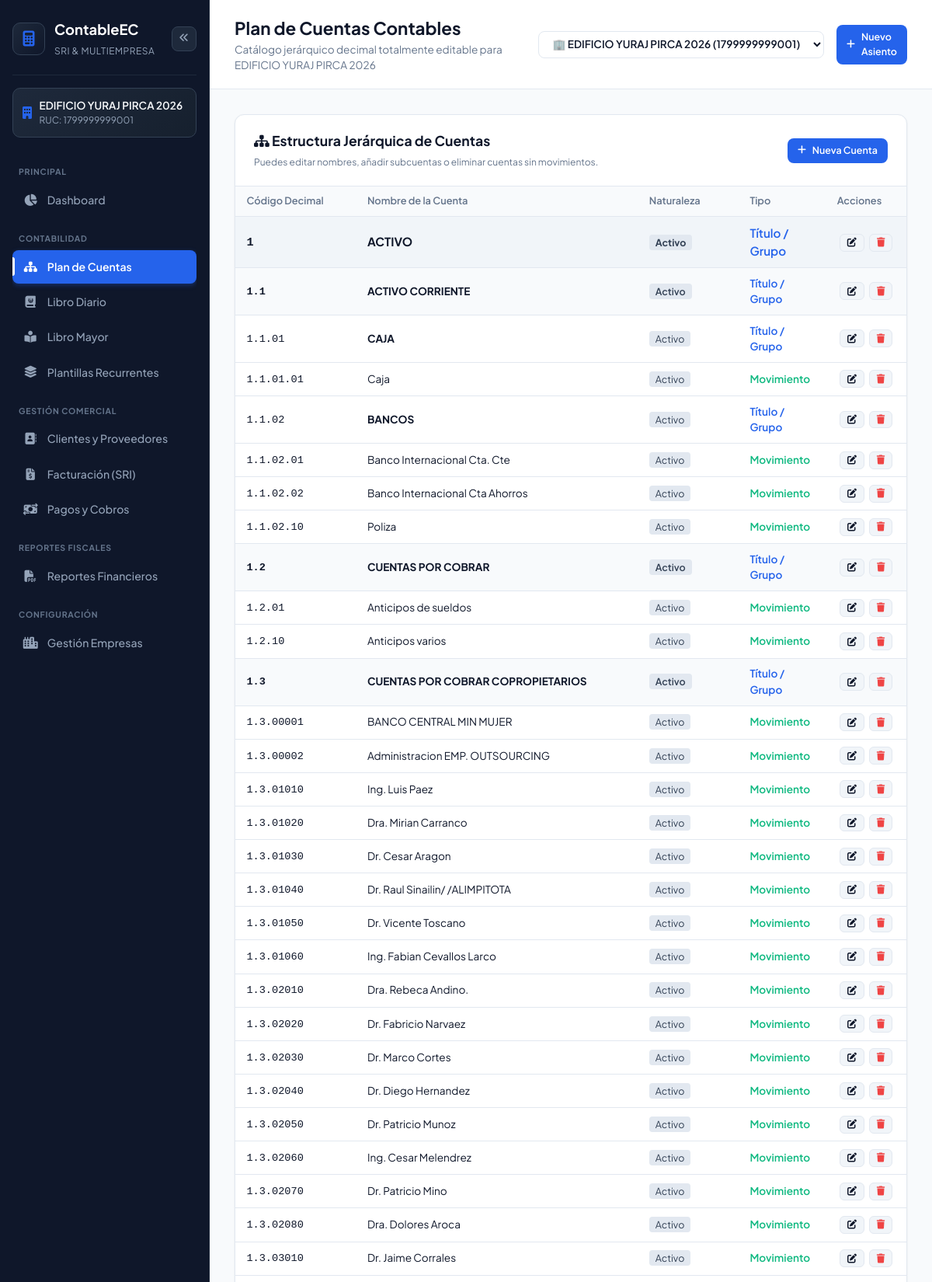
The page /accounting/accounts/ (signed in, upper part) on the database its author committed.
### apps/companies/models.py (models this page shows, shortened)
class Company(models.Model):
    name = models.CharField(max_length=200, verbose_name="Razón Social")
    trade_name = models.CharField(max_length=200, blank=True, null=True, verbose_name="Nombre Comercial")
    tax_id = models.CharField(max_length=20, unique=True, verbose_name="Identificación Fiscal / RUC")
    address = models.TextField(verbose_name="Dirección Matriz")
    phone = models.CharField(max_length=50, blank=True, null=True, verbose_name="Teléfono")
    email = models.EmailField(verbose_name="Correo Electrónico")
    is_accounting_required = models.BooleanField(default=True, verbose_name="Obligado a llevar Contabilidad")
    special_taxpayer_resolution = models.CharField(max_length=50, blank=True, null=True, verbose_name="Resolución Contribuyente Especial")
    is_rimpe = models.BooleanField(default=False, verbose_name="Régimen RIMPE")
    logo = models.ImageField(upload_to='companies/logos/', blank=True, null=True, verbose_name="Logo de la Empresa")
    is_active = models.BooleanField(default=True, verbose_name="Empresa Activa")
    created_at = models.DateTimeField(auto_now_add=True)
    updated_at = models.DateTimeField(auto_now=True)
    class Meta:
        verbose_name = "Empresa"
        verbose_name_plural = "Empresas"
        ordering = ['name']

### apps/accounting/models.py (models this page shows, shortened)
class Account(models.Model):
    ACCOUNT_TYPES = [
        ('ASSET', 'Activo'),
        ('LIABILITY', 'Pasivo'),
        ('EQUITY', 'Patrimonio'),
        ('INCOME', 'Ingresos'),
        ('EXPENSE', 'Gastos'),
    ]
    ACCOUNT_KINDS = [
        ('CONTROL', 'Título / Agrupadora'),
        ('MOVEMENT', 'Movimiento / Detalle'),
    ]
    company = models.ForeignKey(Company, on_delete=models.CASCADE, related_name='accounts')
    code = models.CharField(max_length=50, verbose_name="Código Decimal (ej: 1.1.01.001)")
    name = models.CharField(max_length=200, verbose_name="Nombre de la Cuenta")
    account_type = models.CharField(max_length=20, choices=ACCOUNT_TYPES, verbose_name="Naturaleza de Cuenta")
    kind = models.CharField(max_length=20, choices=ACCOUNT_KINDS, default='MOVEMENT', verbose_name="Tipo de Cuenta")
    parent = models.ForeignKey('self', on_delete=models.CASCADE, null=True, blank=True, related_name='children', verbose_name="Cuenta Padre")
    is_active = models.BooleanField(default=True, verbose_name="Activa")
    class Meta:
        verbose_name = "Cuenta Contable"
        verbose_name_plural = "Cuentas Contables"
        unique_together = ('company', 'code')
        ordering = ['code']
    @property
    def level(self):
        return len(self.code.split('.'))

### apps/accounting/views.py (the view)
# urls.py: path('accounting/accounts/', acc_views.account_list, name='account_list'),
@login_required(login_url='login')
def account_list(request):
    company = getattr(request, 'company', None)
    if not company:
        messages.warning(request, "Por favor seleccione o cree una empresa activa.")
        return redirect('company_create')
    accounts = Account.objects.filter(company=company).order_by('code')
    return render(request, 'accounting/account_list.html', {
        'company': company,
        'accounts': accounts
    })

### apps/companies/context_processors.py (called while the page is built)
def company_context(request):
    if request.user.is_authenticated:
        permissions = CompanyUserPermission.objects.select_related('company').filter(
            user=request.user, company__is_active=True, is_active=True
        )
        roles = {p.role for p in permissions}
        if request.user.is_superuser or 'ADMIN' in roles or 'ACCOUNTANT' in roles:
            all_companies = list(Company.objects.filter(is_active=True))
        elif permissions:
            all_companies = [p.company for p in permissions]
        else:
            all_companies = list(Company.objects.filter(is_active=True))
    else:
        all_companies = list(Company.objects.filter(is_active=True))
    return {
        'all_companies': all_companies,
    }

### templates/accounting/account_list.html (shortened to what this page needs)
{% extends "base.html" %}
{% block header_title %}Plan de Cuentas Contables{% endblock %}
{% block header_subtitle %}Catálogo jerárquico decimal totalmente editable para {{ company.name }}{% endblock %}
{% block content %}
<div class="table-card">
    <div class="table-header">
        <div>
            <h3><i class="fa-solid fa-sitemap text-primary"></i> Estructura Jerárquica de Cuentas</h3>
            <span class="font-xs text-secondary">Puedes editar nombres, añadir subcuentas o eliminar cuentas sin movimientos.</span>
        </div>
        <div class="flex gap-sm">
            <a href="{% url 'account_create' %}" class="btn btn-primary btn-sm">
                <i class="fa-solid fa-plus"></i> Nueva Cuenta
            </a>
        </div>
    </div>
    {% if accounts %}
        <table class="custom-table tree-table">
            <thead>
                <tr>
                    <th class="col-18">Código Decimal</th>
                    <th class="col-42">Nombre de la Cuenta</th>
                    <th class="col-15">Naturaleza</th>
                    <th class="col-13">Tipo</th>
                    <th class="col-12 text-right">Acciones</th>
                </tr>
            </thead>
            <tbody>
                {% for acc in accounts %}
                    <tr class="tree-level-{{ acc.level }}">
                        <td><code>{{ acc.code }}</code></td>
                        <td>
                            {% if acc.kind == 'CONTROL' %}
                                <strong>{{ acc.name }}</strong>
                            {% else %}
                                {{ acc.name }}
                            {% endif %}
                        </td>
                        <td>
                            <span class="badge badge-gray">{{ acc.get_account_type_display }}</span>
                        </td>
                        <td>
                            {% if acc.kind == 'CONTROL' %}
                                <span class="text-accent font-semibold">Título / Grupo</span>
                            {% else %}
                                <span class="text-success font-semibold">Movimiento</span>
                            {% endif %}
                        </td>
                        <td class="actions-cell">
                            <a href="{% url 'account_edit' acc.id %}" class="btn btn-secondary btn-sm btn-icon" title="Editar Cuenta">
                                <i class="fa-solid fa-pen-to-square"></i>
                            </a>
                            <form method="POST" action="{% url 'account_delete' acc.id %}" onsubmit="return confirm('¿Está seguro de eliminar la cuenta {{ acc.code }} - {{ acc.name }}?');">
                                <button type="submit" class="btn btn-secondary btn-sm btn-icon" title="Eliminar Cuenta">
                                    <i class="fa-solid fa-trash text-danger"></i>
                                </button>
                            </form>
                        </td>
                    </tr>
                {% endfor %}
            </tbody>
        </table>
    {% endif %}
</div>
{% endblock %}

### templates/base.html (shortened to what this page needs)
<!DOCTYPE html>
<html lang="es">
<head>
    <link rel="stylesheet" href="/static/vendor/fonts/fonts.css">
    <link rel="stylesheet" href="/static/vendor/fontawesome/css/all.min.css">
    <link rel="stylesheet" href="/static/css/style.css?v=17">
</head>
<body>
    <div class="app-layout">
        <aside class="sidebar">
            <div class="sidebar-header">
                <div class="logo-box">
                    <i class="fa-solid fa-calculator text-primary"></i>
                </div>
                <div class="logo-text">
                    <span class="brand-title">ContableEC</span>
                    <span class="brand-subtitle">SRI & Multiempresa</span>
                </div>
                <button type="button" id="sidebarToggle" class="sidebar-toggle" title="Minimizar menú">
                    <i class="fa-solid fa-angles-left"></i>
                </button>
            </div>
            <div class="active-company-card">
                {% if request.company %}
                    <div class="company-badge">
                        <i class="fa-solid fa-building text-accent"></i>
                        <div class="company-info">
                            <span class="company-name" title="{{ request.company.name }}">{{ request.company.name }}</span>
                            <span class="company-taxid">RUC: {{ request.company.tax_id }}</span>
                        </div>
                    </div>
                {% else %}
                    <div class="company-badge alert-badge">
                        <i class="fa-solid fa-triangle-exclamation"></i>
                        <span>Sin Empresa Seleccionada</span>
                    </div>
                {% endif %}
            </div>
            <nav class="sidebar-nav">
                <div class="nav-section-label">PRINCIPAL</div>
                <a href="{% url 'dashboard' %}" title="Dashboard" class="nav-link {% if request.resolver_match.url_name == 'dashboard' %}active{% endif %}">
                    <i class="fa-solid fa-chart-pie"></i>
                    <span>Dashboard</span>
                </a>
                <div class="nav-section-label">CONTABILIDAD</div>
                <a href="{% url 'account_list' %}" title="Plan de Cuentas" class="nav-link {% if 'account' in request.resolver_match.url_name %}active{% endif %}">
                    <i class="fa-solid fa-sitemap"></i>
                    <span>Plan de Cuentas</span>
                </a>
                <a href="{% url 'journal_entry_list' %}" title="Libro Diario" class="nav-link {% if 'journal' in request.resolver_match.url_name %}active{% endif %}">
                    <i class="fa-solid fa-book-journal-whills"></i>
                    <span>Libro Diario</span>
                </a>
                <a href="{% url 'ledger' %}" title="Libro Mayor" class="nav-link {% if 'ledger' in request.resolver_match.url_name %}active{% endif %}">
                    <i class="fa-solid fa-book-open-reader"></i>
                    <span>Libro Mayor</span>
                </a>
                <a href="{% url 'template_list' %}" title="Plantillas de Asientos Recurrentes" class="nav-link {% if 'template' in request.resolver_match.url_name %}active{% endif %}">
                    <i class="fa-solid fa-layer-group"></i>
                    <span>Plantillas Recurrentes</span>
                </a>
                <div class="nav-section-label">GESTIÓN COMERCIAL</div>
                <a href="{% url 'contact_list' %}" title="Clientes y Proveedores" class="nav-link {% if 'contact' in request.resolver_match.url_name %}active{% endif %}">
                    <i class="fa-solid fa-address-book"></i>
                    <span>Clientes y Proveedores</span>
                </a>
                <a href="{% url 'invoice_list' %}" title="Facturación (SRI)" class="nav-link {% if 'invoice' in request.resolver_match.url_name %}active{% endif %}">
                    <i class="fa-solid fa-file-invoice-dollar"></i>
                    <span>Facturación (SRI)</span>
                </a>
                <a href="{% url 'payment_list' %}" title="Pagos y Cobros" class="nav-link {% if 'payment' in request.resolver_match.url_name %}active{% endif %}">
                    <i class="fa-solid fa-money-bill-transfer"></i>
                    <span>Pagos y Cobros</span>
                </a>
                <div class="nav-section-label">REPORTES FISCALES</div>
                <a href="{% url 'reports_home' %}" title="Reportes Financieros" class="nav-link {% if 'reports' in request.resolver_match.url_name %}active{% endif %}">
                    <i class="fa-solid fa-file-pdf"></i>
                    <span>Reportes Financieros</span>
                </a>
                <div class="nav-section-label">CONFIGURACIÓN</div>
                <a href="{% url 'company_list' %}" title="Gestión Empresas" class="nav-link {% if 'company' in request.resolver_match.url_name %}active{% endif %}">
                    <i class="fa-solid fa-city"></i>
                    <span>Gestión Empresas</span>
                </a>
            </nav>
        </aside>
        <main class="main-wrapper">
            <header class="topbar">
                <div class="topbar-left">
                    <div class="topbar-title">
                        <h1>{% block header_title %}Tablero Contable{% endblock %}</h1>
                        <p class="topbar-subtitle">{% block header_subtitle %}Gestión financiera y fiscal para Ecuador{% endblock %}</p>
                    </div>
                </div>
                <div class="topbar-actions">
                    {% if all_companies %}
                        <form method="POST" action="{% url 'switch_company' %}" class="company-switch-form">
                            <select name="company_id" id="company_id_select" onchange="this.form.submit()" class="form-select-sm form-select-accent">
                                {% for comp in all_companies %}
                                    <option value="{{ comp.id }}" {% if request.company.id == comp.id %}selected{% endif %}>
                                        🏢 {{ comp.name }} ({{ comp.tax_id }})
                                    </option>
                                {% endfor %}
                            </select>
                        </form>
                    {% endif %}
                    <a href="{% url 'journal_entry_create' %}" class="btn btn-primary btn-sm">
                        <i class="fa-solid fa-plus"></i> Nuevo Asiento
                    </a>
                </div>
            </header>
            <div class="content-body">
                {% block content %}{% endblock %}
            </div>
        </main>
    </div>
</body>
</html>

### rows shown on the page
Company: company.name "EDIFICIO YURAJ PIRCA 2026", company.tax_id "1799999999001", name "EDIFICIO YURAJ PIRCA 2026"
Account: code "1", name "ACTIVO", account_type "Activo", kind "Título / Grupo"
Account: code "1.1", name "ACTIVO CORRIENTE", account_type "Activo", kind "Título / Grupo"
Account: code "1.1.01", name "CAJA", account_type "Activo", kind "Título / Grupo"
Account: code "1.1.01.01", name "Caja", account_type "Activo", kind "Movimiento"
Account: code "1.1.02", name "BANCOS", account_type "Activo", kind "Título / Grupo"
Account: code "1.1.02.01", name "Banco Internacional Cta. Cte", account_type "Activo", kind "Movimiento"
Account: code "1.1.02.02", name "Banco Internacional Cta Ahorros", account_type "Activo", kind "Movimiento"
Account: code "1.1.02.10", name "Poliza", account_type "Activo", kind "Movimiento"
Account: code "1.2", name "CUENTAS POR COBRAR", account_type "Activo", kind "Título / Grupo"
Account: code "1.2.01", name "Anticipos de sueldos", account_type "Activo", kind "Movimiento"
Account: code "1.2.10", name "Anticipos varios", account_type "Activo", kind "Movimiento"
Account: code "1.3", name "CUENTAS POR COBRAR COPROPIETARIOS", account_type "Activo", kind "Título / Grupo"
Account: code "1.3.00001", name "BANCO CENTRAL MIN MUJER", account_type "Activo", kind "Movimiento"
Account: code "1.3.00002", name "Administracion EMP. OUTSOURCING", account_type "Activo", kind "Movimiento"
Account: code "1.3.01010", name "Ing. Luis Paez", account_type "Activo", kind "Movimiento"
Account: code "1.3.01020", name "Dra. Mirian Carranco", account_type "Activo", kind "Movimiento"
Account: code "1.3.01030", name "Dr. Cesar Aragon", account_type "Activo", kind "Movimiento"
Account: code "1.3.01040", name "Dr. Raul Sinailin/ /ALIMPITOTA", account_type "Activo", kind "Movimiento"
Account: code "1.3.01050", name "Dr. Vicente Toscano", account_type "Activo", kind "Movimiento"
Account: code "1.3.01060", name "Ing. Fabian Cevallos Larco", account_type "Activo", kind "Movimiento"
Account: code "1.3.02010", name "Dra. Rebeca Andino.", account_type "Activo", kind "Movimiento"
Account: code "1.3.02020", name "Dr. Fabricio Narvaez", account_type "Activo", kind "Movimiento"
Account: code "1.3.02030", name "Dr. Marco Cortes", account_type "Activo", kind "Movimiento"
Account: code "1.3.02040", name "Dr. Diego Hernandez", account_type "Activo", kind "Movimiento"
Account: code "1.3.02050", name "Dr. Patricio Munoz", account_type "Activo", kind "Movimiento"
Account: code "1.3.02060", name "Ing. Cesar Melendrez", account_type "Activo", kind "Movimiento"
Account: code "1.3.02070", name "Dr. Patricio Mino", account_type "Activo", kind "Movimiento"
Account: code "1.3.02080", name "Dra. Dolores Aroca", account_type "Activo", kind "Movimiento"
Account: code "1.3.03010", name "Dr. Jaime Corrales", account_type "Activo", kind "Movimiento"
